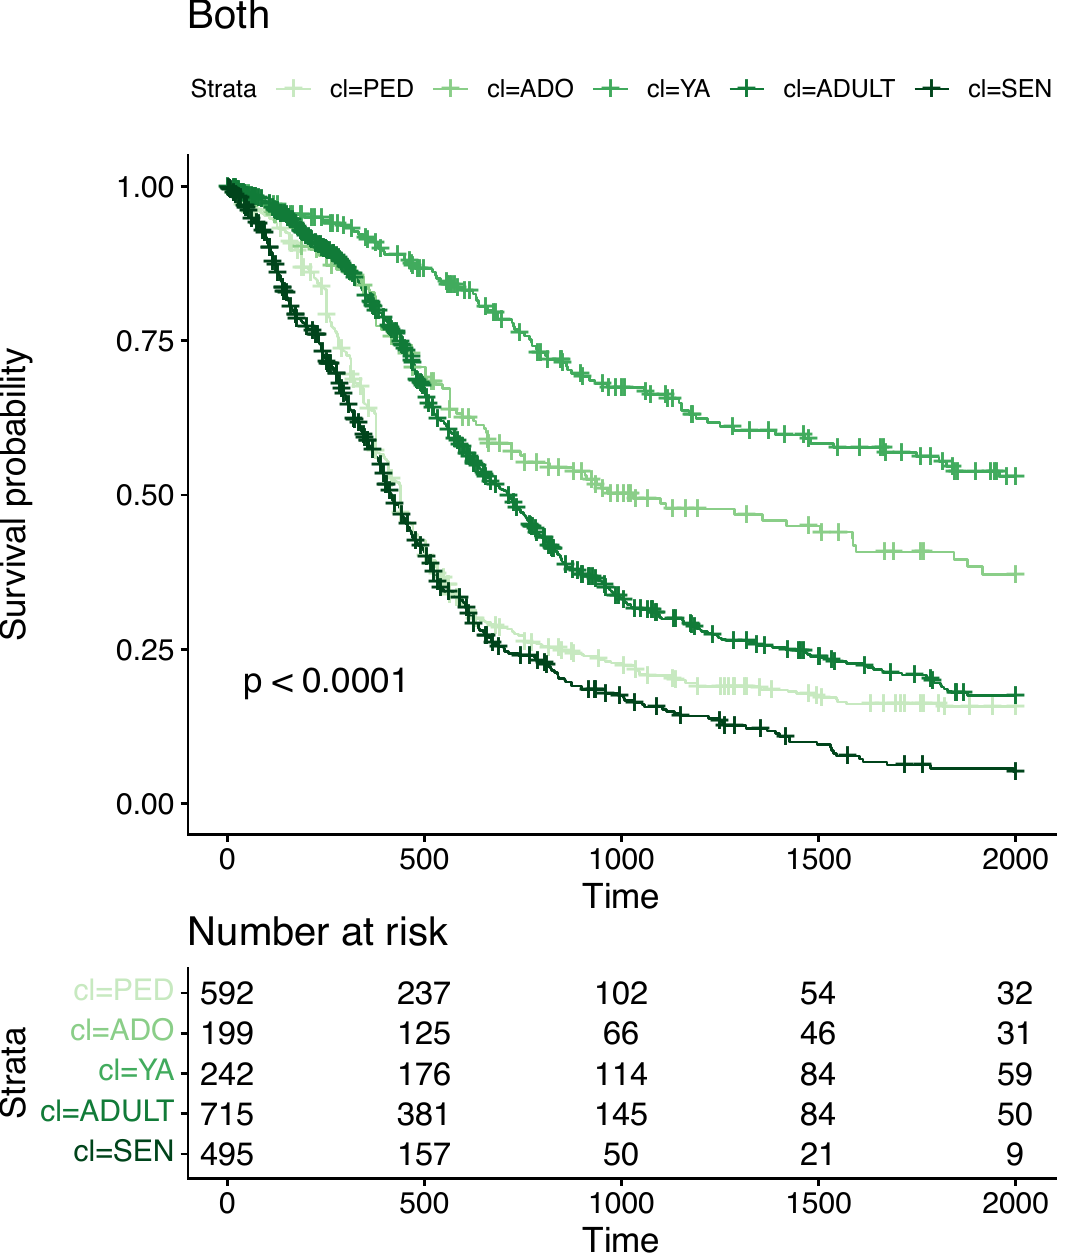

This figure's R source:
#!/usr/bin/env Rscript

# ============================================================
# Figure 1G | Reference Cohort Survival Analysis by Age Class
# File: figure1g_reference_survival_by_age_class.R
#
# Description:
#   Generates Kaplan–Meier survival curves for the external
#   reference cohort stratified by age class and exports a
#   supplementary survival summary table.
#
# Inputs:
#   - data/pediatric_aya_hgg_study_data.rds
#   - data/pediatric_aya_hgg_external_data.rds
#
# Outputs:
#   - Figure1G_reference_survival_assoc.pdf
#   - Both_supplementary_survival_table.csv
#
# Author: Nicole Tignor
# Affiliation: Icahn School of Medicine at Mount Sinai
# ============================================================

suppressPackageStartupMessages({
  library(survival)
  library(survminer)
  library(ggplot2)
  library(dplyr)
  library(cowplot)
  library(RColorBrewer)
})

get_green <- function(n) {
  colorRampPalette(RColorBrewer::brewer.pal(9, "Greens")[-(1:2)])(n)
}


clinical.data <- data.frame(
  read_xlsx(
    "../data/STable1.xlsx",
    sheet = "ClinicalTable",
    na = c("NA", "", "NaN")
  ),
  check.names = FALSE
)
row.names(clinical.data)=clinical.data$id



ref.data <- data.frame(
  read_xlsx(
    "../data/STable1.xlsx",
    sheet = "Ref_ClinicalTable",
    na = c("NA", "", "NaN")
  ),
  check.names = FALSE
)
ref.data$age_class_name=factor(ref.data$age_class_name,levels=c("PED","ADO","YA","ADULT","SEN"))

ref.data$SurvObj=Surv(
  ref.data$days,
  ref.data$os.status
)
vali.surv.data <- ref.data[, c("id", "SurvObj", "age_class_name", "Gender")]
vali.surv.data <- data.frame(vali.surv.data, as.matrix(vali.surv.data$SurvObj))


surv.data <- vali.surv.data
surv.data$SurvObj <- with(surv.data, Surv(time, status))

get_surv.cl <- function(
    cl = NULL,
    mytitle = "Age class",
    data = surv.data,
    scheme = get_green,
    mypal0 = NULL,
    cl.name = "age_class_name"
) {
  data <- data[!is.na(data$time), ]
  
  data$cl <- data[, cl.name]
  
  fit <- survfit(SurvObj ~ cl, data = data)
  fit.table <- as.data.frame(summary(fit)$table, check.names = FALSE)
  
  surv_table <- data.frame(
    Group = row.names(fit.table),
    n = fit.table[, "records"],
    RMST = round(fit.table[, "rmean"], 1),
    se = round(fit.table[, "se(rmean)"], 2),
    Events = fit.table[, "events"],
    Censored = fit.table[, "n.start"] - fit.table[, "events"]
  )
  
  log_rank_test <- survdiff(Surv(time, status) ~ cl, data = data)
  log_p_value <- pchisq(
    log_rank_test$chisq,
    length(log_rank_test$n) - 1,
    lower.tail = FALSE,
    log.p = TRUE
  )
  
  surv_table <- surv_table %>%
    dplyr::mutate(
      log_p_value = log_p_value,
      RMST_SE = paste0(RMST, " (", se, ")")
    ) %>%
    dplyr::select(Group, n, RMST_SE, Events, Censored, log_p_value)
  
  print(surv_table)
  
  write.csv(
    surv_table,
    paste0(mytitle, "_supplementary_survival_table.csv"),
    row.names = FALSE
  )
  
  if (!is.null(scheme)) {
    mypal0 <- scheme(length(levels(factor(data$cl))))
    names(mypal0) <- levels(data$cl)
  }
  
  mypal <- mypal0[match(levels(data$cl), names(mypal0))]
  
  splot <- ggsurvplot(
    fit,
    data = data,
    pval = TRUE,
    palette = as.character(mypal),
    conf.int = FALSE,
    risk.table = TRUE,
    size = 0.5,
    title = mytitle
  )
  
  splot
}

surv.data$Gender <- factor(surv.data$Gender, levels = c("Male", "Female"))
surv.data <- surv.data[!surv.data$id %in% clinical.data$id, ]

splot <- get_surv.cl(mytitle = "Both")

aligned <- cowplot::align_plots(
  splot$plot + theme(plot.margin = margin(r = 10)),
  splot$table + theme(plot.margin = margin(r = 10)),
  align = "v"
)

pdf("Figure1G_reference_survival_assoc.pdf", width = 6, height = 7)
cowplot::plot_grid(aligned[[1]], aligned[[2]], ncol = 1, rel_heights = c(4, 1.5))
dev.off()
